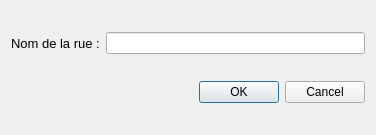
<?xml version="1.0" encoding="UTF-8"?>
<ui version="4.0">
 <class>Dialog</class>
 <widget class="QDialog" name="Dialog">
  <property name="geometry">
   <rect>
    <x>0</x>
    <y>0</y>
    <width>376</width>
    <height>135</height>
   </rect>
  </property>
  <property name="windowTitle">
   <string>Dialog</string>
  </property>
  <property name="modal">
   <bool>true</bool>
  </property>
  <layout class="QGridLayout" name="gridLayout">
   <item row="1" column="0">
    <widget class="QDialogButtonBox" name="buttonBox">
     <property name="orientation">
      <enum>Qt::Horizontal</enum>
     </property>
     <property name="standardButtons">
      <set>QDialogButtonBox::Cancel|QDialogButtonBox::Ok</set>
     </property>
    </widget>
   </item>
   <item row="0" column="0">
    <layout class="QHBoxLayout" name="horizontalLayout">
     <item>
      <widget class="QLabel" name="label">
       <property name="font">
        <font>
         <family>Microsoft Sans Serif</family>
         <pointsize>10</pointsize>
        </font>
       </property>
       <property name="text">
        <string>Nom de la rue :</string>
       </property>
      </widget>
     </item>
     <item>
      <widget class="QLineEdit" name="lineEdit"/>
     </item>
    </layout>
   </item>
  </layout>
 </widget>
 <resources/>
 <connections>
  <connection>
   <sender>buttonBox</sender>
   <signal>accepted()</signal>
   <receiver>Dialog</receiver>
   <slot>accept()</slot>
   <hints>
    <hint type="sourcelabel">
     <x>229</x>
     <y>110</y>
    </hint>
    <hint type="destinationlabel">
     <x>157</x>
     <y>134</y>
    </hint>
   </hints>
  </connection>
  <connection>
   <sender>buttonBox</sender>
   <signal>rejected()</signal>
   <receiver>Dialog</receiver>
   <slot>reject()</slot>
   <hints>
    <hint type="sourcelabel">
     <x>297</x>
     <y>116</y>
    </hint>
    <hint type="destinationlabel">
     <x>286</x>
     <y>134</y>
    </hint>
   </hints>
  </connection>
  <connection>
   <sender>buttonBox</sender>
   <signal>accepted()</signal>
   <receiver>Dialog</receiver>
   <slot>close()</slot>
   <hints>
    <hint type="sourcelabel">
     <x>192</x>
     <y>108</y>
    </hint>
    <hint type="destinationlabel">
     <x>268</x>
     <y>20</y>
    </hint>
   </hints>
  </connection>
  <connection>
   <sender>buttonBox</sender>
   <signal>rejected()</signal>
   <receiver>Dialog</receiver>
   <slot>close()</slot>
   <hints>
    <hint type="sourcelabel">
     <x>347</x>
     <y>115</y>
    </hint>
    <hint type="destinationlabel">
     <x>348</x>
     <y>20</y>
    </hint>
   </hints>
  </connection>
 </connections>
</ui>
